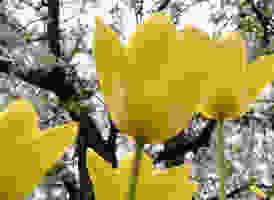
%> input picture project ^_^/tulipano10.jpg, 274 x 200 px
$ octave bagExtr.m   (GNU Octave 9; MATLAB toolbox functions it lacks are replaced by stand-ins)
%> lines starting %> are read from the running program, lines starting %| are printed output that depends on the picture; in (x1, y1, x2, y2) boxes, pixels count from 0 and x2, y2 are one past the last pixel; in counts of white or black regions, pixels touching at a corner belong together; the program's own positions count from 1
### project ^_^/Sobel.m
function [S,A]=Sobel(G)
    %define directional operators
    Oy=[-1 -2 -1; 0 0 0; 1 2 1];
    Ox=Oy';

    %use them
    Gx = conv2(double(G),Ox, 'same');
    Gy = conv2(double(G),Oy,'same');
    S = uint8(sqrt(Gx.*Gx + Gy.*Gy));
    A=abs(angle(Gx+Gy*i));
end


### project ^_^/bagExtr.m
clear all; close all;clc;

%parameters:
theta=pi()/180*5;
debug_on=0;
plot_switch=1;

if debug_on == 0
    % [7 lines of commented-out code are left out]

    file_name = 'tulipano10.jpg';
    %file_name = 'tampered.jpg';
    img = imread(file_name,'jpg');
%> img is the input picture: size 200x274x3 uint8; mean R, G, B 162.4, 150.2, 87.9
    G   = rgb2gray(img);
    %G=G(700:1300,700:1300);


else

    %call test image - grayscale
    %G=bagTester1(12);
    G=bagTester2(60);
    %G=bagTester3(600);
end

G=int32(G);
%> G: size 200x274 int32

%get dimensions
[Xdim,Ydim]=size(G);
%> Xdim = 200; Ydim = 274

%use sobel operator:
%E2=edge(G,'sobel');
[E,A]=Sobel(G);
if plot_switch==1
    subplot(2,2,1);imshow(uint8(G));
    subplot(2,2,2);imshow(E);
    %subplot(2,2,3);imshow(E2);
end

%create exclusion function, now 0 is excluded
R=zeros(Xdim, Ydim);
for i=1:Xdim
    for j=1:Ydim
        if ( (A(i,j)<theta) || (A(i,j)> (pi()-theta)) || (A(i,j)>(pi()/2-theta) && A(i,j)<(pi()/2+theta)))
            R(i,j)=1;
        end
    end
end
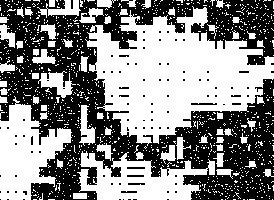
%> R: size 200x274 double; values 0 (black) and 1 (white), 53% white; 97 black regions (90 under 20 px), largest, box (x1, y1, x2, y2) and area: (0, 0, 274, 200) 25109, (191, 103, 217, 105) 49, (127, 167, 145, 169) 36

%show likely result
if plot_switch==1
    E3=E.*uint8(R);
    subplot(2,2,3);imshow(E3);
end

%extract BAGs
%second ordex difference:   d_x in the X direction (1st coordinate)
%                           d_y
%of range 0-255
d_x=zeros(Xdim,Ydim);
d_y=zeros(Xdim,Ydim);

for i=2:Xdim-1
    for j=2:Ydim-1
        if R(i,j)==0
            d_x(i,j)=0;         %actual exclusion
            d_y(i,j)=0;
        else
            d_x(i,j)=abs(2*G(i,j)-G(i-1,j)-G(i+1,j));
            d_y(i,j)=abs(2*G(i,j)-G(i,j-1)-G(i,j+1));
            if d_x(i,j)>25
                d_x(i,j)=0;     %here too
            end
            if d_y(i,j)>25
                d_y(i,j)=0;
            end
        end
    end
end
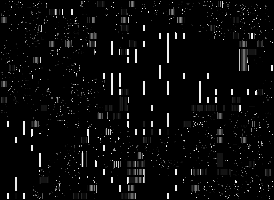
%> d_y: size 200x274 double; min 0, max 25, mean 1; drawn with min black and max white


%accumulation
%of range 0-255*33
a_x=zeros(Xdim,Ydim);
a_y=zeros(Xdim,Ydim);
for i=18:Xdim-17
    for j=18:Ydim-17
        for k=-16:16
            a_x(i,j)=a_x(i,j)+d_x(i,j+k);
            a_y(i,j)=a_y(i,j)+d_y(i+k,j);
        end
    end
end


%median reduction filtering
%of range -255-255*32
a_rx=zeros(Xdim,Ydim);
a_ry=zeros(Xdim,Ydim);
for i=18:Xdim-17
    for j=18:Ydim-17
        a_rx(i,j)=a_x(i,j)-median(a_x((i-16:i+16),j));
        a_ry(i,j)=a_y(i,j)-median(a_y(i,(j-16:j+16)));
    end
end
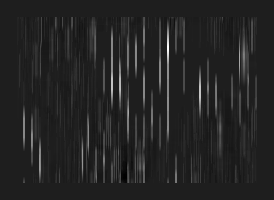
%> a_ry: size 200x274 double; min -99, max 720, mean 18.4; drawn with min black and max white

%median filtering
%of range same
b=zeros(Xdim,Ydim);
for i=18:Xdim-17
    for j=18:Ydim-17
        b(i,j)=median([a_rx(i-16,j) a_rx(i-8,j) a_rx(i,j) a_rx(i+8,j) a_rx(i+16,j)])...
            +  median([a_ry(i,j-16) a_ry(i,j-8) a_ry(i,j) a_ry(i,j+8) a_ry(i,j+16)]);
    end
end
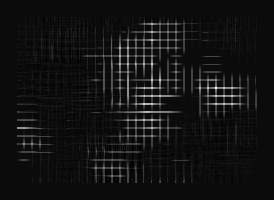
%> b: size 200x274 double; min -28, max 618, mean 19.8; drawn with min black and max white

if plot_switch==1
    subplot(2,2,4); imshow(uint8(b*255/max(max(b,[],1),[],2)));
end

if plot_switch==1
    figure;
    subplot(2,2,1); imshow(E);
    subplot(2,2,2); imshow(d_x);
    subplot(2,2,3); imshow(a_x);
    subplot(2,2,4); imshow(a_rx);
end


    figure;
    imshow(uint8(G)+uint8(b));
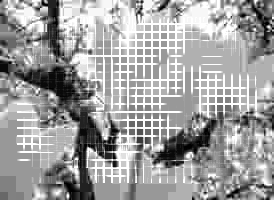
%> displayed picture: size 200x274, on the screen's scale of 0 to 255; min 0, max 255, mean 159.5


%b=uint8(b);

%get starting point for feature extracion
%collapse cols and rows
Cx=zeros(Xdim,1);%collapse for 1st coordinate
for i=1:Ydim
    Cx=Cx+b(1:Xdim,i);
end
%> after the loop, Cx = 200 values, max 30471 at index 88, min 0 at index 1, mean 5425.2
cx8=zeros(8,1); %1st coord to 8
for i=1:(floor(Xdim/8)-1)
    cx8=cx8+Cx(8*i:8*i+7);
end
%> this loop made 24 passes
%> cx8 on passes 1 to 11: [0; 0; 0; 0; 0; 0; 0; 0], [0; 0; 1093; 817; 882; 1402; 1515; 1792], [11113; 9235; 3932; 3165; 3228; 4386; 4378; 4865], [25361; 22131; 7729; 6590; 6305; 8386; 8027; 8944], [42050; 37603; 12733; 11503; 10545; 13142; 12451; 13312], [57444; 53551; 17634; 15339; 14383; 16948; 15777; 16700], [73189; 71022; 21350; 18985; 18193; 20964; 19653; 21099], [85657; 85845; 26355; 23602; 22543; 25577; 24083; 25592], [97215; 97528; 31639; 28723; 27978; 31647; 30466; 32472], [118760; 118977; 39553; 35492; 34645; 38936; 37239; 39740], [149231; 148888; 47508; 41881; 40307; 45705; 42495; 44636]

%we start from the maximal gradient
gx=zeros(8,1);
for i=1:8
    gx(i)=cx8(i)-cx8(mod(i,8)+1);
end
%> after the loop, gx = [-10933; 248163; 9428; 303; -4772; 4177; -7651; -238715]
[~,X]=max(gx);
%> X = 2

if plot_switch==1
    figure;
    subplot(2,2,1);plot(cx8);
    subplot(2,2,3);plot(gx);
end

Cy=zeros(1,Ydim);
for i=1:Xdim
    Cy=Cy+b(i, 1:Ydim);
end
%> after the loop, Cy = 274 values, max 30720 at index 129, min -561 at index 70, mean 3960
cy8=zeros(1,8);
for i=1:(floor(Ydim/8)-1)
    cy8=cy8+Cy(8*i:8*i+7);
end
%> this loop made 33 passes
%> cy8 on passes 1 to 12: [0 0 0 0 0 0 0 0], [0 0 2597 2605 2568 2604 2609 2792], [4763 4907 5920 5297 5070 4974 4766 5041], [8972 10034 8896 7010 6903 6660 5792 6009], [12572 14562 11659 7864 8062 7347 6480 6631], [13926 17732 13864 8151 9978 9420 7097 6571], [14472 19889 15601 8330 11382 10446 6688 6434], [14917 20591 17216 8659 13214 11252 6127 6560], [16967 21661 19078 8960 15236 11978 5777 7300], [20618 22402 19269 9878 17047 12962 5809 8530], [27072 25557 19887 11778 18675 14048 6613 11446], [36607 32253 21670 14674 20558 15255 7177 15017]
gy=zeros(1,8);
for i=1:8
    gy(i)=cy8(i)-cy8(mod(i,8)+1);
end
%> after the loop, gy = [7019 242862 7446 -11880 12528 11879 -16499 -253355]

if plot_switch==1
    subplot(2,2,2);plot(cy8);
    subplot(2,2,4);plot(gy);
%> after `plot(gy)`:
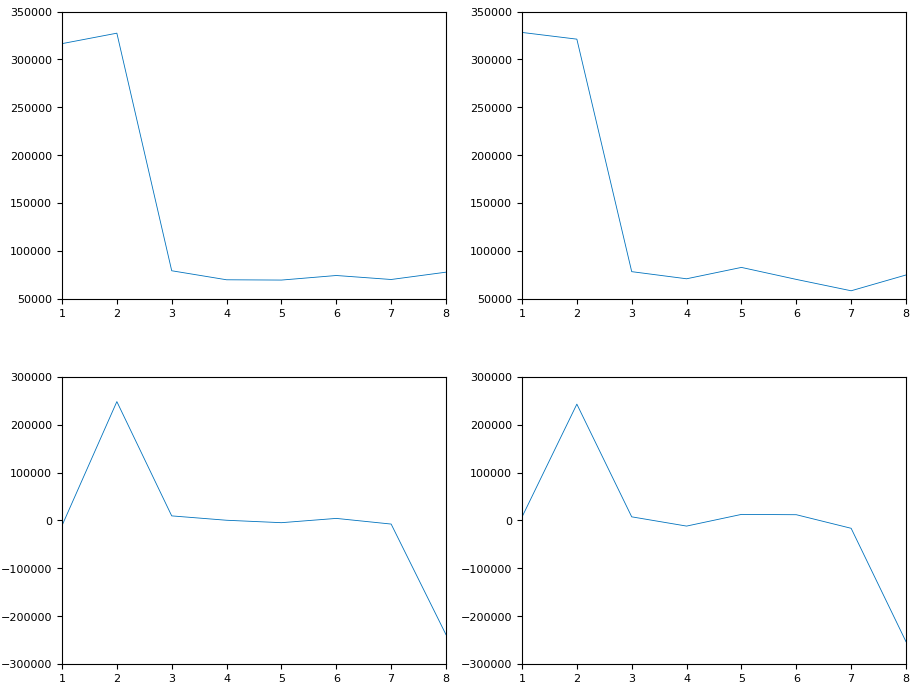
%> figure redrawn from the program's plot data, 4 panels
end
[~,Y]=max(gy);
%> Y = 2

translate_x=X-1;
%> translate_x = 1
translate_y=Y-1;
%> translate_y = 1

%plot check MTRX
Ch=ones(Xdim, Ydim);
for i=1:(floor(Xdim/8)-2)
    for j=1:(floor(Ydim/8)-2)
        Ch(8*i+translate_x,8*j+translate_y)=0;
    end
end
%> Ch: size 200x274 double; values 0 (black) and 1 (white), 98.7% white; black in thin lines or dots, all inside (x1, y1, x2, y2) = (8, 8, 257, 185)

if plot_switch==1
    figure;
    imshow(Ch);
end

%BAG feature EXTRACTION
B=zeros(floor(Xdim/8),floor(Ydim/8));
line_sum=zeros(1,8);
column_sum=zeros(8,1);
for i=1:(floor(Xdim/8)-2)
    for j=1:(floor(Ydim/8)-2)
        %Accumulate lines and columns
        line_sum=zeros(1,8);
        column_sum=zeros(8,1);
        for k=1:6

            line_sum=line_sum+b(8*i+k+translate_x,((8*j:8*j+7)+translate_y));

            column_sum=column_sum+b(((8*i:8*i+7)+translate_x),8*j+k+translate_y);
        end
        B(i,j)=max(line_sum(2:7))+max(column_sum(2:7))...
            -min([line_sum(1), line_sum(8)])-min([column_sum(1), column_sum(8)]);
    end
end
Bu=uint8((255*int64(B))/max(max(B,[],1),[],2));
Ba=uint8((255*int64(abs(B)))/max(max(abs(B),[],1),[],2));
%B(1,1)=20*255*
%B
figure;
subplot(2,2,2);imshow(Bu);
subplot(2,2,4);imshow(Ba);
subplot(2,2,1);imshow(B);
%> after `imshow(B)`:
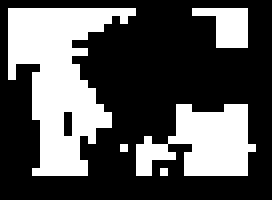
%> displayed picture: size 25x34, on the screen's scale of 0 to 255 (shown 8 times larger); 33.9% white; 5 white regions (2 under 20 px), largest, box (x1, y1, x2, y2) and area: (1, 1, 17, 22) 175, (17, 13, 32, 22) 88, (24, 1, 31, 6) 23
